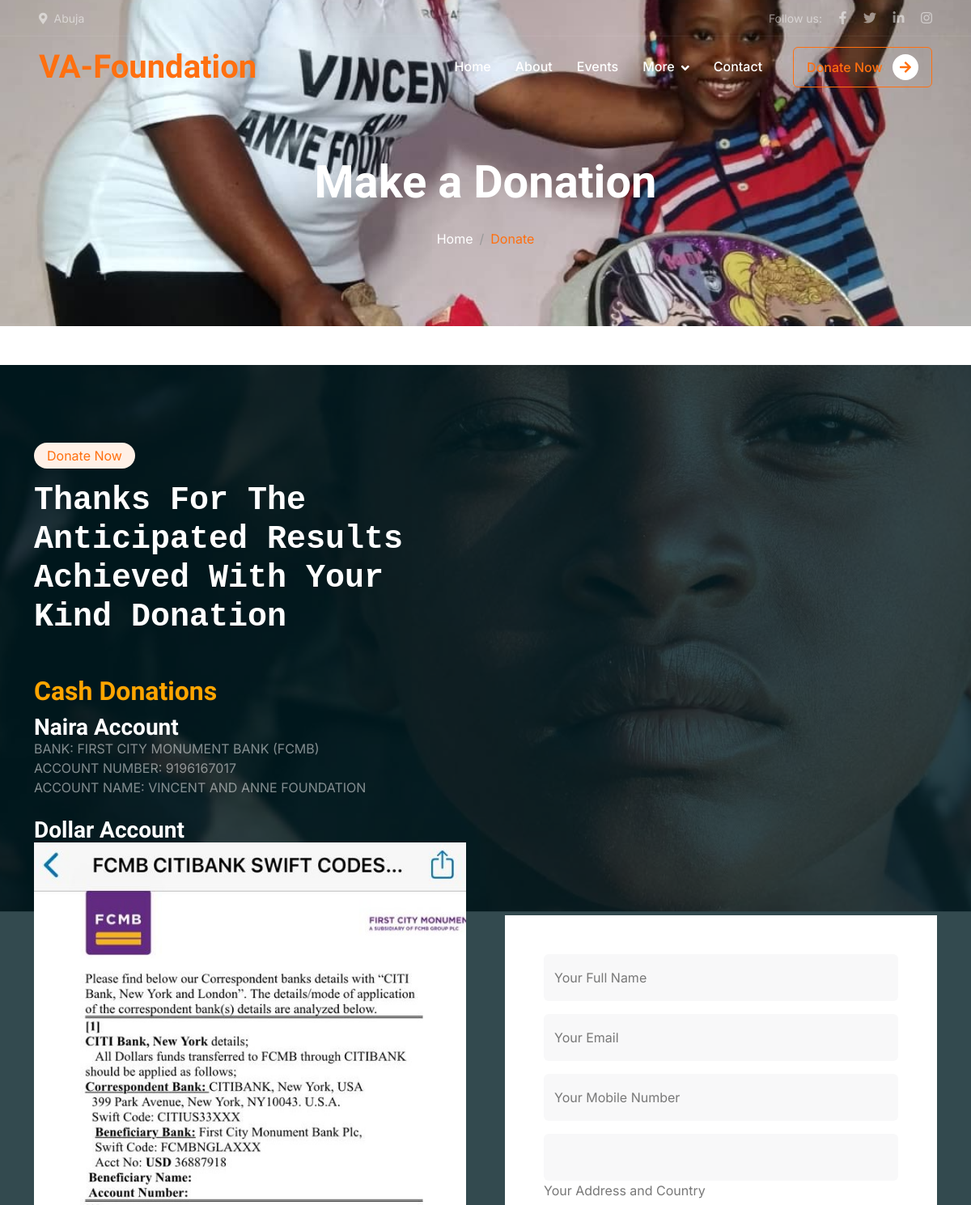
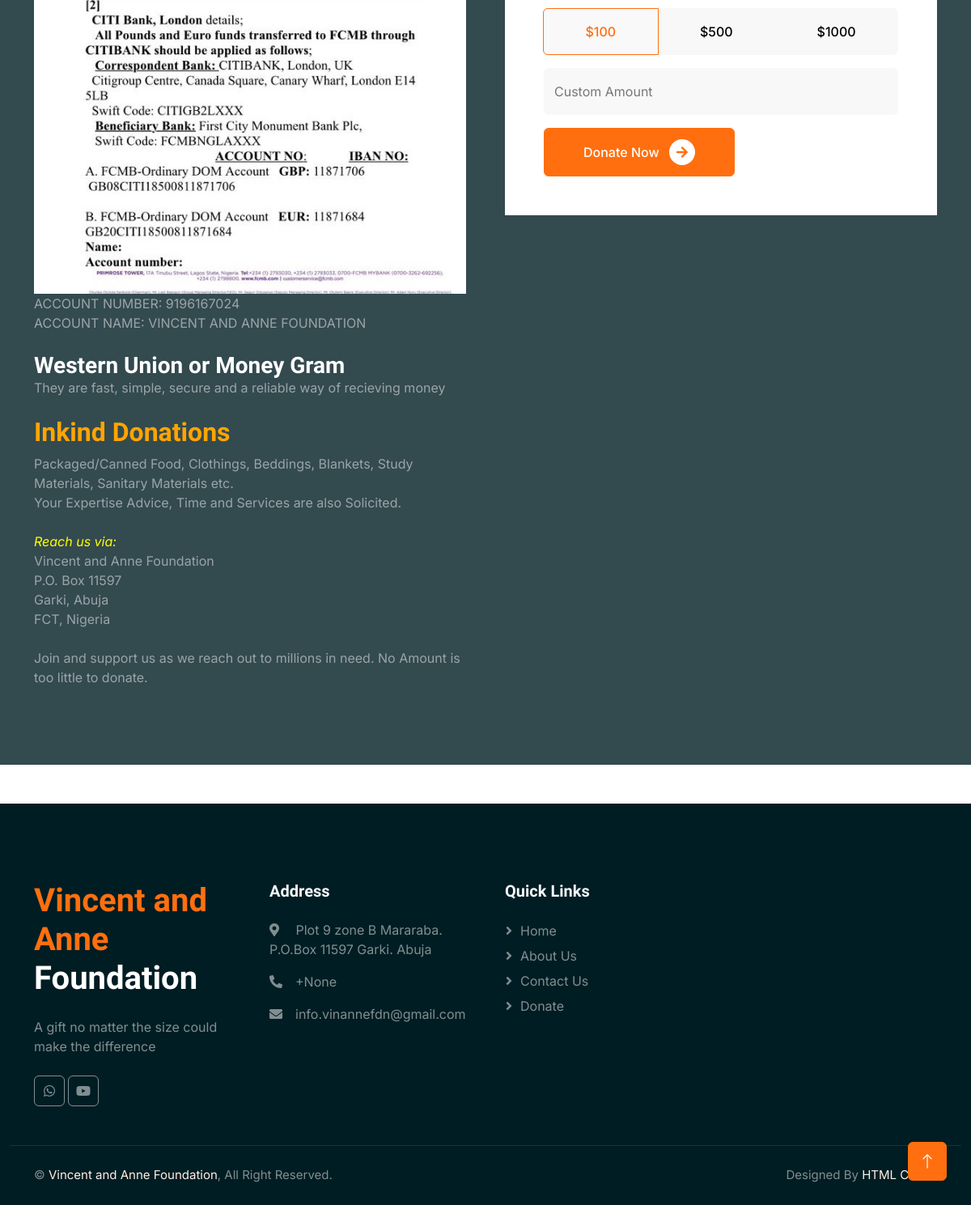
The page /donate on the database as committed earlier (2 pictures, top to bottom).
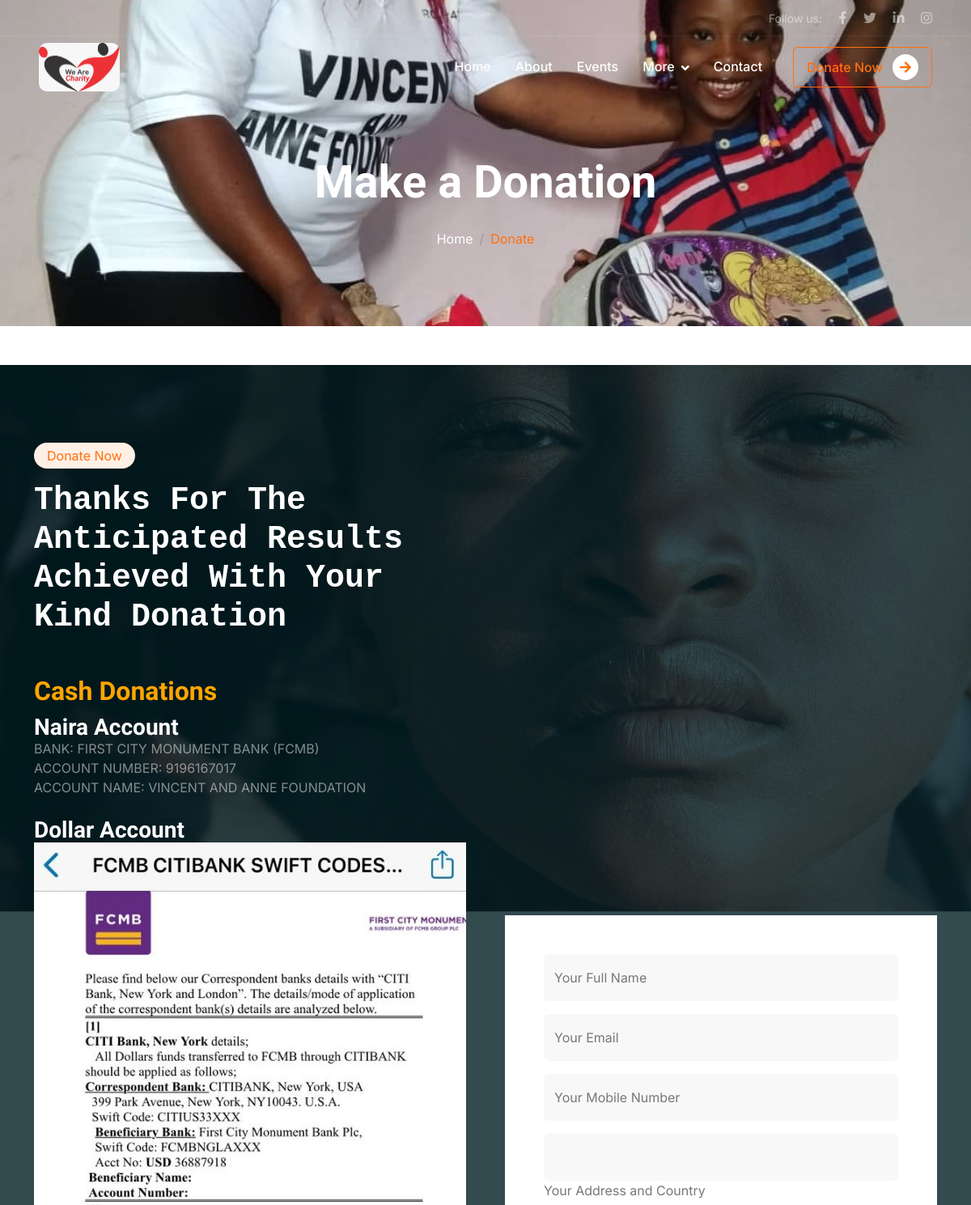
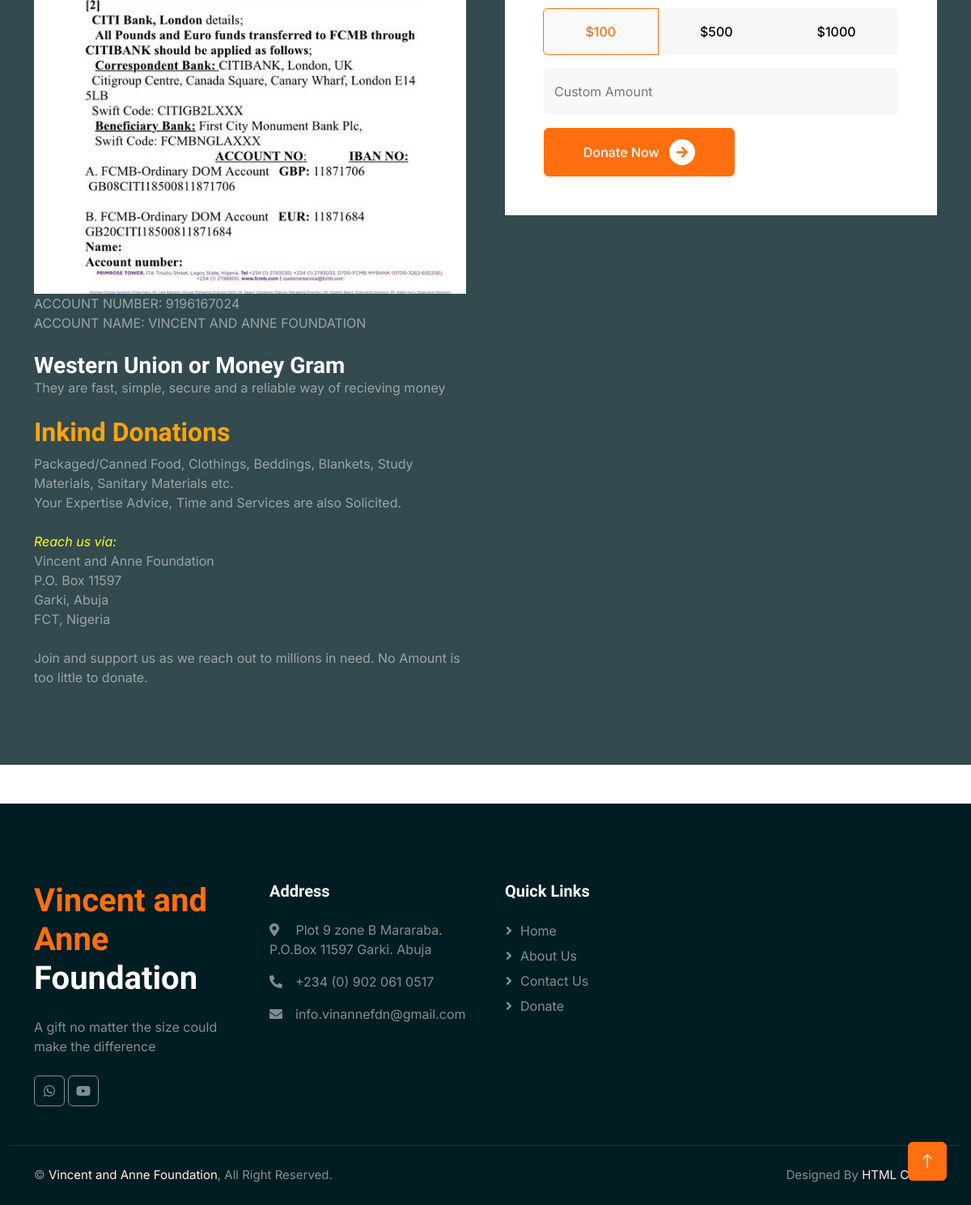
The same page on the database as committed later (2 pictures, top to bottom).
### admin_site/models.py (models this page shows)
class SiteInfoModel(models.Model):
    name = models.CharField(max_length=100)
    logo = models.FileField(upload_to='images/logo', null=True, blank=True)
    mobile_1 = models.CharField(max_length=20, null=True, blank=True)
    mobile_2 = models.CharField(max_length=20, null=True, blank=True)
    info_email = models.EmailField(max_length=100, null=True, blank=True)
    support_email = models.EmailField(max_length=100, null=True, blank=True)
    whatsapp = models.CharField(max_length=100, null=True, blank=True)
    facebook_link = models.URLField(null=True, blank=True)
    instagram_link = models.URLField(null=True, blank=True)
    twitter_link = models.URLField(null=True, blank=True)
    youtube_link = models.URLField(null=True, blank=True)
    linkedin_link = models.URLField(null=True, blank=True)
    address = models.TextField(null=True, blank=True)

### home/views.py (the view)
# urls.py: path('donate', DonatePageView.as_view(), name='donate'),
class DonatePageView(TemplateView):
    template_name = 'home/donate.html'
    def get_context_data(self, **kwargs):
        context = super().get_context_data(**kwargs)
        return context

### home/context_processors.py (called while the page is built)
def layout_variable(request):
    site_info = SiteInfoModel.objects.first()
    about_info = SiteAboutInfoModel.objects.first()
    return {
        'site_info': site_info,
        'about_info': about_info,
        }

### home/templates/home/donate.html (shortened to what this page needs)
{% extends 'home/layout.html' %}
{% load static %}
{% load humanize %}
{% block 'main' %}
<div class="container-fluid page-header mb-5 wow fadeIn" data-wow-delay="0.1s">
	<div class="container text-center">
		<h1 class="display-4 text-white animated slideInDown mb-4">Make a Donation</h1>
		<nav aria-label="breadcrumb animated slideInDown">
			<ol class="breadcrumb justify-content-center mb-0">
				<li class="breadcrumb-item"><a class="text-white" href="{% url 'home' %}">Home</a></li>
				<li class="breadcrumb-item text-primary active" aria-current="page">Donate</li>
			</ol>
		</nav>
	</div>
</div>
<div class="container-fluid donate my-5 py-5" data-parallax="scroll" data-image-src="img/carousel-2.jpg">
        <div class="container py-5">
                <div class="row g-5 align-items-center">
                        <div class="col-lg-6 wow fadeIn" data-wow-delay="0.1s">
                                <div class="d-inline-block rounded-pill bg-secondary text-primary py-1 px-3 mb-3">Donate Now</div>
                                <h1 class="display-6 text-white mb-5" style="font-family:courier">Thanks For The Anticipated Results Achieved With Your Kind Donation</h1>
                                <h2 class="" style="color:orange">Cash Donations</h2>
                                <h3 class="text-white mb-5">Naira Account</h3>
                                <p style="margin-top:-50px" class="text-white-50 mb-0">BANK: FIRST CITY MONUMENT BANK (FCMB)</p>
                                <p class="text-white-50 mb-0">ACCOUNT NUMBER: 9196167017</p>
                                <p class="text-white-50 mb-0">ACCOUNT NAME: VINCENT AND ANNE FOUNDATION</p>
                                <br />
                                <h3 class="text-white mb-5">Dollar Account</h3>
                                <p style="margin-top:-50px;" class="text-white-50 mb-0"><img style="width:100%" src="{% static 'home/img/bank_detail.jpeg' %}" /></p>
                                <p class="text-white-50 mb-0">ACCOUNT NUMBER: 9196167024</p>
                                <p class="text-white-50 mb-0">ACCOUNT NAME: VINCENT AND ANNE FOUNDATION</p>
                                <br />
                                <h3 class="text-white mb-5">Western Union or Money Gram</h3>
                                <p style="margin-top:-50px" class="text-white-50 mb-0">They are fast, simple, secure and a reliable way of recieving money</p>
                                <br />
                                <h2 class="" style="color:orange">Inkind Donations </h2>
                                <p class="text-white-50 mb-0">Packaged/Canned Food, Clothings, Beddings, Blankets, Study Materials, Sanitary Materials etc.</p>
                                <p class="text-white-50 mb-0">Your Expertise Advice, Time and Services are also Solicited.</p>
                                <br />
                                <p style="color:yellow" class=" mb-0"><i>Reach us via:</i></p>
                                <p class="text-white-50 mb-0">Vincent and Anne Foundation</p>
                                <p class="text-white-50 mb-0">P.O. Box 11597</p>
                                <p class="text-white-50 mb-0">Garki, Abuja</p>
                                <p class="text-white-50 mb-0">FCT, Nigeria</p>
                                <br />
								<p class="text-white-50 mb-0">Join and support us as we reach out to millions in need. No Amount is too little to donate.</p>
												</div>
												<div class="col-lg-6 wow fadeIn" data-wow-delay="0.5s">
														<div class="h-100 bg-white p-5">
																<form>
																		<div class="row g-3">
																				<div class="col-12">
																						<div class="form-floating">
																								<input type="text" class="form-control bg-light border-0" id="name" placeholder="Your Name">
																								<label for="name">Your Full Name</label>
																						</div>
																				</div>
																				<div class="col-12">
																						<div class="form-floating">
																								<input type="email" class="form-control bg-light border-0" id="email" placeholder="Your Email">
																								<label for="email">Your Email</label>
																						</div>
																				</div>
																				<div class="col-12">
																						<div class="form-floating">
																								<input type="text" class="form-control bg-light border-0" name="mobile" id="email" placeholder="Your Mobile Number">
																								<label for="mobile">Your Mobile Number</label>
																						</div>
																				</div>
																				<div class="col-12">
																						<div class="form-floating">
																								<input type="text" class="form-control bg-light border-0" name="address" id="email" placeholder="Your Address and Count>
																								<label for="address">Your Address and Country</label>
																						</div>
																				</div>
																				<div class="col-12">
                                                                <div class="btn-group d-flex justify-content-around">
                                                                        <label class="btn btn-light py-3" for="btnradio1">$100</label>
                                                                        <label class="btn btn-light py-3" for="btnradio2">$500</label>
                                                                        <label class="btn btn-light py-3" for="btnradio3">$1000</label>
                                                                </div>
                                                        </div>
                                                        <div class="col-12">
                                                                <div class="form-floating">
                                                                        <input type="number" class="form-control bg-light border-0" id="email" placeholder="Your Email">
                                                                        <label for="amount">Custom Amount</label>
                                                                </div>
                                                        </div>
                                                        <div class="col-12">
                                                                <button class="btn btn-primary px-5" style="height: 60px;">
                                                                        Donate Now
                                                                        <div class="d-inline-flex btn-sm-square bg-white text-primary rounded-circle ms-2">
                                                                                <i class="fa fa-arrow-right"></i>
                                                                        </div>
                                                                </button>
                                                        </div>
                                                </div>
                                        </form>
                                </div>
                        </div>
                </div>
        </div>
</div>
{%endblock %}

### home/templates/home/layout.html (shortened to what this page needs)
<!DOCTYPE html>
{% load static %}
<html lang="en">
<head>
    <link href="https://cdnjs.cloudflare.com/ajax/libs/font-awesome/5.10.0/css/all.min.css" rel="stylesheet">
    <link href="https://cdn.jsdelivr.net/npm/bootstrap-icons@1.4.1/font/bootstrap-icons.css" rel="stylesheet">
    <link href="{% static 'home/lib/animate/animate.min.css' %}" rel="stylesheet">
    <link href="{% static 'home/lib/owlcarousel/assets/owl.carousel.min.css' %}" rel="stylesheet">
    <link href="{% static 'home/css/bootstrap.min.css' %}" rel="stylesheet">
    <link href="{% static 'home/css/style.css' %}" rel="stylesheet">
</head>
<body>
    <div class="container-fluid fixed-top px-0 wow fadeIn" data-wow-delay="0.1s">
        <div class="top-bar text-white-50 row gx-0 align-items-center d-none d-lg-flex">
            <div class="col-lg-6 px-5 text-start">
                {% if site_info.address %}<small><i class="fa fa-map-marker-alt me-2"></i>{{site_info.address|title}}</small>{% endif %}
            </div>
            <div class="col-lg-6 px-5 text-end">
                <small>Follow us:</small>
                <a class="text-white-50 ms-3" href=""><i class="fab fa-facebook-f"></i></a>
                <a class="text-white-50 ms-3" href=""><i class="fab fa-twitter"></i></a>
                <a class="text-white-50 ms-3" href=""><i class="fab fa-linkedin-in"></i></a>
                <a class="text-white-50 ms-3" href=""><i class="fab fa-instagram"></i></a>
            </div>
        </div>
        <nav class="navbar navbar-expand-lg navbar-dark py-lg-0 px-lg-5 wow fadeIn" data-wow-delay="0.1s">
            <a href="{% url 'home' %}" class="navbar-brand ms-4 ms-lg-0">
		{% if site_info.logo %}
		<img src="/media/{{site_info.logo}}" style="width:100px;height:60px;border-radius:10px" />
 		{% else %}
                <h1 class="fw-bold text-primary m-0">{{site_info.name}}</h1>
		{% endif %}
</a>
            <div class="collapse navbar-collapse" id="navbarCollapse">
                <div class="navbar-nav ms-auto p-4 p-lg-0">
                    <a href="{% url 'home' %}" class="nav-item nav-link {% if 0 %} active {% endif %}">Home</a>
                    <a href="{% url 'about' %}" class="nav-item nav-link">About</a>
                    <a href="{% url 'event' %}" class="nav-item nav-link">Events</a>
                    <div class="nav-item dropdown">
                        <a href="#" class="nav-link dropdown-toggle" data-bs-toggle="dropdown">More</a>
                    </div>
                    <a href="{% url 'contact' %}" class="nav-item nav-link">Contact</a>
                </div>
                <div class="d-none d-lg-flex ms-2">
                    <a class="btn btn-outline-primary py-2 px-3" href="{% url 'donate' %}">
                        Donate Now
                        <div class="d-inline-flex btn-sm-square bg-white text-primary rounded-circle ms-2">
                            <i class="fa fa-arrow-right"></i>
                        </div>
                    </a>
                </div>
            </div>
        </nav>
    </div>
	{% block 'main' %}{% endblock %}
    <div class="container-fluid bg-dark text-white-50 footer mt-5 pt-5 wow fadeIn" data-wow-delay="0.1s">
        <div class="container py-5">
            <div class="row g-5">
                <div class="col-lg-3 col-md-6">
                    <h1 class="fw-bold text-primary mb-4">Vincent and Anne<span class="text-white"> Foundation</span></h1>
                    <p>A gift no matter the size could make the difference</p>
                    <div class="d-flex pt-2">
                        <a class="btn btn-square me-1" href="https://wa.me/{{site_info.mobile_1}}"><i class="fab fa-whatsapp"></i></a>
                        <a class="btn btn-square me-1" target="_blank" href="https://www.youtube.com/channel/UC8N_QBy7ZkxOaRtQjWednJQ"><i class="fab fa-youtube"></i></a>
                    </div>
                </div>
                <div class="col-lg-3 col-md-6">
                    <h5 class="text-light mb-4">Address</h5>
                    <p><i class="fa fa-map-marker-alt me-3"></i> Plot 9  zone B Mararaba.
 P.O.Box 11597
Garki. Abuja</p>
                    <p><i class="fa fa-phone-alt me-3"></i>+{{site_info.mobile_1}}</p>
                    <p><i class="fa fa-envelope me-3"></i>info.vinannefdn@gmail.com</p>
                </div>
                <div class="col-lg-3 col-md-6">
                    <h5 class="text-light mb-4">Quick Links</h5>
                    <a class="btn btn-link" href="{% url 'home' %}">Home</a>
                    <a class="btn btn-link" href="{% url 'about' %}">About Us</a>
                    <a class="btn btn-link" href="{% url 'contact' %}">Contact Us</a>
                    <a class="btn btn-link" href="{% url 'donate' %}">Donate</a>
                </div>
            </div>
        </div>
        <div class="container-fluid copyright">
            <div class="container">
                <div class="row">
                    <div class="col-md-6 text-center text-md-start mb-3 mb-md-0">
                        &copy; <a href="#">Vincent and Anne Foundation</a>, All Right Reserved.
                    </div>
                    <div class="col-md-6 text-center text-md-end">
                        Designed By <a href="https://htmlcodex.com">HTML Codex</a>
                    </div>
                </div>
            </div>
        </div>
    </div>
    <a href="#" class="btn btn-lg btn-primary btn-lg-square back-to-top"><i class="bi bi-arrow-up"></i></a>
</body>
</html>

### home/static/home/css/style.css (style rules this page uses)
:root { --primary: #FF6F0F; --secondary: #FFF0E6; --light: #F8F8F9; --dark: #001D23; }
.back-to-top { position: fixed; display: none; right: 30px; bottom: 30px; z-index: 99; }
.btn { font-weight: 500; transition: .5s; }
.btn.btn-primary, .btn.btn-outline-primary:hover { color: #FFFFFF; }
.btn-square { width: 38px; height: 38px; }
.btn-sm-square { width: 32px; height: 32px; }
.btn-lg-square { width: 48px; height: 48px; }
.btn-square, .btn-sm-square, .btn-lg-square { padding: 0; display: flex; align-items: center; justify-content: center; font-weight: normal; }
.fixed-top { transition: .5s; }
.top-bar { height: 45px; border-bottom: 1px solid rgba(255, 255, 255, .07); }
.navbar .dropdown-toggle::after { border: none; content: "\f107"; font-family: "Font Awesome 5 Free"; font-weight: 900; vertical-align: middle; margin-left: 8px; }
.navbar .navbar-nav .nav-link { margin-right: 30px; padding: 25px 0; color: #FFFFFF; font-weight: 500; outline: none; }
.page-header { padding-top: 12rem; padding-bottom: 6rem; background: url(../img/ban_1.jpeg) center center no-repeat; background-size: cover; }
.page-header .breadcrumb-item+.breadcrumb-item::before { color: #999999; }
.donate { background: rgba(0, 29, 35, .8); }
.btn-group .btn-light:hover, .btn-group input[type="radio"]:checked+label { color: var(--primary); border-color: var(--primary); }
.footer .btn.btn-link { display: block; margin-bottom: 5px; padding: 0; text-align: left; color: rgba(255,255,255,0.5); font-weight: normal; text-transform: capitalize; transition: .3s; }
.footer .btn.btn-link::before { position: relative; content: "\f105"; font-family: "Font Awesome 5 Free"; font-weight: 900; color: rgba(255,255,255,0.5); margin-right: 10px; }
.footer .btn.btn-square { color: rgba(255,255,255,0.5); border: 1px solid rgba(255,255,255,0.5); }
.footer .copyright { padding: 25px 0; font-size: 15px; border-top: 1px solid rgba(256, 256, 256, .1); }
.footer .copyright a { color: var(--secondary); }

Rows that differ between the two databases and show on the page:
changed SiteInfoModel: logo: picture added; mobile_1 "None" → "234 (0) 902 061 0517"; address "Abuja" → (not shown); logo empty → "images/logo/lg.jpg" (drawn); name "VA-Foundation" → (not shown)
